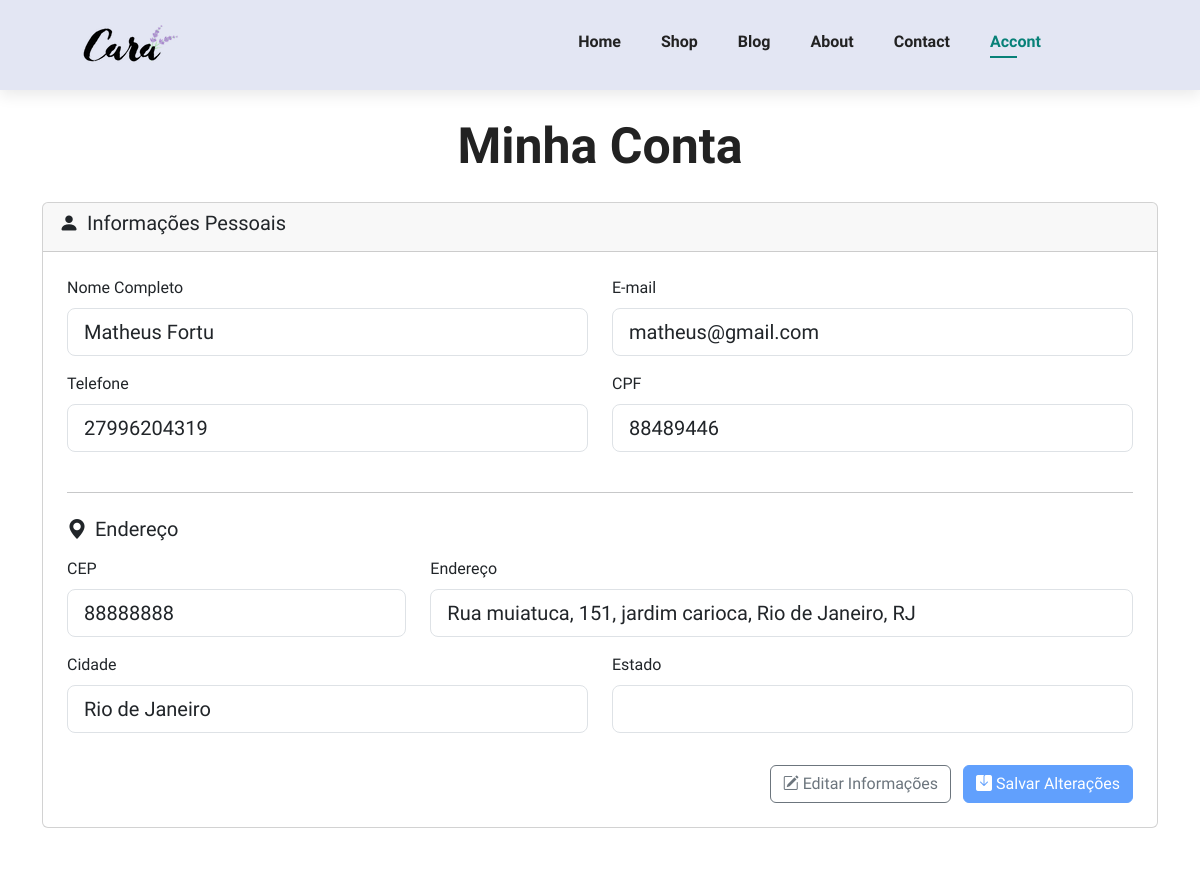
Page /contas/account/ (signed in, upper part) on the earlier database version.
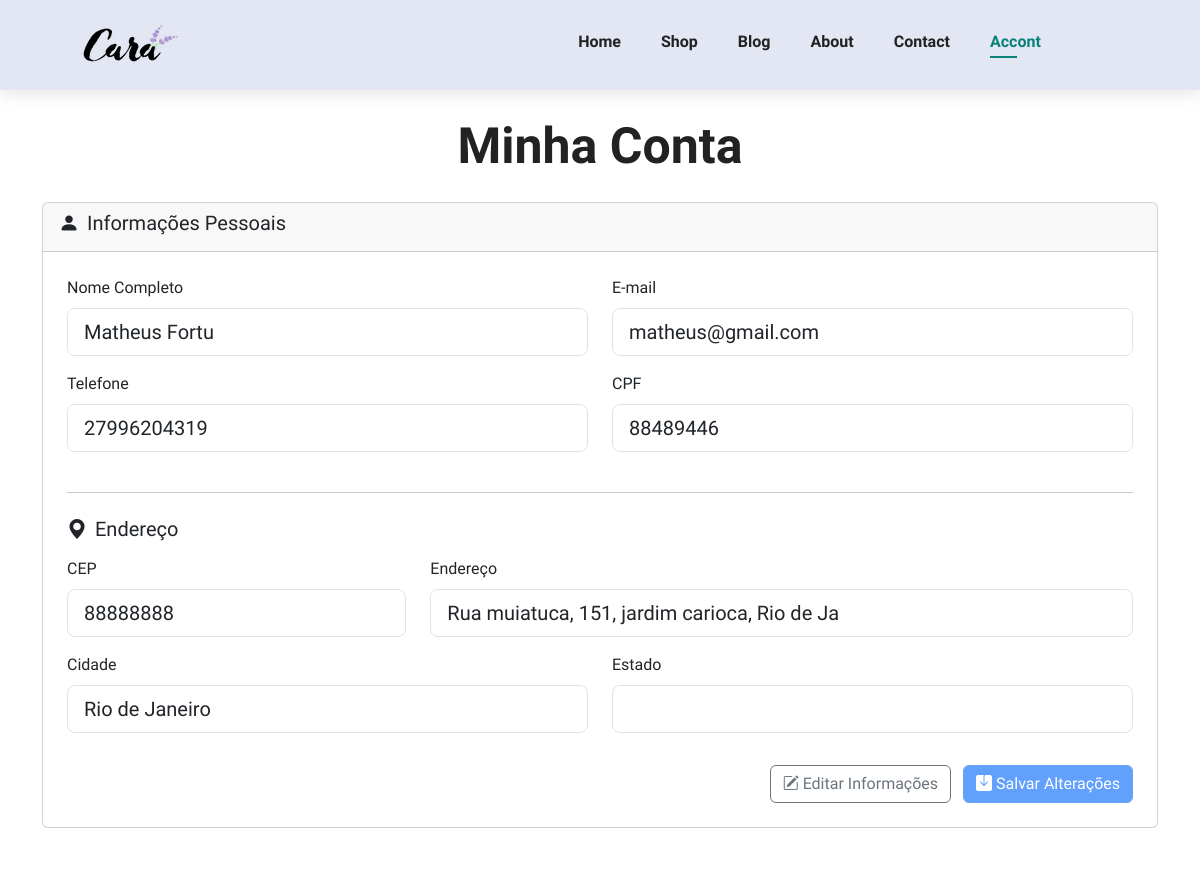
Same page on the later database version.
### contas/models.py (models this page shows, shortened)
class UsuarioCustomizado(AbstractUser):
    telefone = models.CharField(
        max_length=20,
        null=True,
        blank=True
    )
    cpf = models.CharField(
        max_length=14,
        unique=True
    )
    cep = models.CharField(
        max_length=10,
        null=True,
        blank=True
    )
    endereco = models.CharField(
        max_length=255,
        null=True,
        blank=True
    )
    cidade = models.CharField(
        max_length=100,
        null=True,
        blank=True
    )
    estado = models.CharField(
        max_length=2,
        null=True,
        blank=True
    )
    data_nascimento = models.DateField(
        null=True,
        blank=True
    )

### contas/views.py (the view)
# urls.py: path('account/', views.account, name='account'),
@login_required
def account(request):
    user = request.user
    if request.method == 'POST':
        form = UserUpdateForm(request.POST, instance=user)
        if form.is_valid():
            form.save()
            messages.success(request, 'Informações atualizadas com sucesso!')
            return redirect('account')  # ou 'contas:account' se estiver com namespace
        else:
            messages.error(request, 'Por favor, corrija os erros abaixo.')
    else:
        form = UserUpdateForm(instance=user)
    return render(request, 'contas/account-page.html', {
        'form': form,
        'user': user
    })

### templates/contas/account-page.html (shortened to what this page needs)
{% extends 'base.html' %}
{% load static %}
{% block extra_css %}
    <link rel="stylesheet" href="https://cdn.jsdelivr.net/npm/bootstrap-icons@1.11.3/font/bootstrap-icons.min.css">
{% endblock %}
{% block content %}
<div class="container my-4">
    <h1 class="mb-4 text-center page-title account-page-title">Minha Conta</h1>
    <div class="card account-card mb-5">
        <div class="card-header">
            <h5><i class="bi bi-person-fill me-2"></i>Informações Pessoais</h5>
        </div>
        <div class="card-body p-4">
            <form method="POST">
                <div class="row">
                    <div class="col-md-6 mb-3">
                        <label class="form-label">Nome Completo</label>
                        {{ form.first_name }}
                    </div>
                    <div class="col-md-6 mb-3">
                        <label class="form-label">E-mail</label>
                        {{ form.email }}
                    </div>
                </div>
                <div class="row">
                    <div class="col-md-6 mb-3">
                        <label class="form-label">Telefone</label>
                        {{ form.telefone }}
                    </div>
                    <div class="col-md-6 mb-3">
                        <label class="form-label">CPF</label>
                        {{ form.cpf }}
                    </div>
                </div>
                <hr class="my-4">
                <h5 class="mb-3"><i class="bi bi-geo-alt-fill me-2"></i>Endereço</h5>
                <div class="row">
                    <div class="col-md-4 mb-3">
                        <label class="form-label">CEP</label>
                        {{ form.cep }}
                    </div>
                    <div class="col-md-8 mb-3">
                        <label class="form-label">Endereço</label>
                        {{ form.endereco }}
                    </div>
                </div>
                <div class="row">
                    <div class="col-md-6 mb-3">
                        <label class="form-label">Cidade</label>
                        {{ form.cidade }}
                    </div>
                    <div class="col-md-6 mb-3">
                        <label class="form-label">Estado</label>
                        {{ form.estado }}
                    </div>
                </div>
                <div class="text-end mt-3">
                    <button type="button" id="editBtn" class="btn btn-outline-secondary me-2">
                        <i class="bi bi-pencil-square me-1"></i>Editar Informações
                    </button>
                    <button type="submit" id="saveBtn" class="btn btn-primary account-btn" disabled>
                        <i class="bi bi-save-fill me-1"></i>Salvar Alterações
                    </button>
                </div>
            </form>
        </div>
    </div>
</div>
{% endblock %}

Differences in the rows shown:
changed UsuarioCustomizado "Matheus Fortu": endereco "Rua muiatuca, 151, jardim carioca, Rio de Janeiro, RJ" → "Rua muiatuca, 151, jardim carioca, Rio de Ja"
